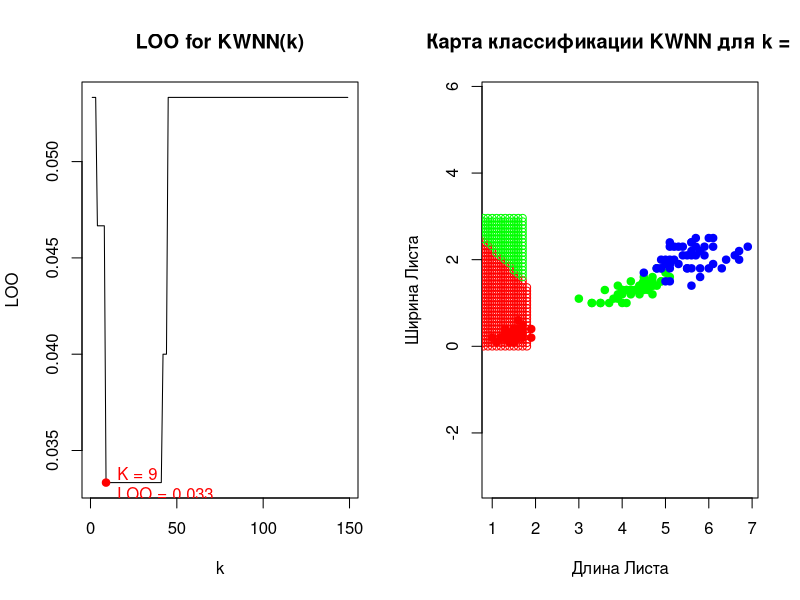

Source code (R): (Note: a time limit stopped this script after it produced the figure.)
euclideanDistance <- function(u, v)
{
  sqrt(sum(u - v)^2)
}

weightsKWNN = function(i, k)
{
  (k + 1 - i) / k
}

sortObjectByDist <- function(xl, z, metricFunction = euclideanDistance)
{
  l <- dim(xl)[1] #строки
  n <- dim(xl)[2] - 1 #столбцы
  distances <- rep(0, l)
  for (i in 1:l)
  {
    distances[i] <- c(metricFunction(xl[i, 1:n], z))
  }
  #сортировка выборки по расстоянию
  orderedXl <- xl[order(distances), ]
  return (orderedXl)
}

kwnn <- function(xl, z, k,orderedXl)
{
  
  n <- dim(orderedXl)[2] - 1 #размерность выборки по столбцам
  weights = rep(0,3)
  names(weights) <- c("setosa", "versicolor", "virginica")
  classes <- orderedXl[1:k, n+1] #берем к ближайших соседей
  
  for(i in 1:k)
  {
    weights[classes[i]]<-weightsKWNN(i,k)+weights[classes[i]];
  }
  class <- names(which.max(weights)) #возвращаем класс, соответствующий максимальному весу
  return (class)
}

LOO = function(xl,class) {
  n = dim(xl)[1]
  loo = rep(0, n-1)
  
  for(i in 1:(n)){
    X=xl[-i, 1:3]
    u=xl[i, 1:2]
    orderedXl <- sortObjectByDist(X, u)
    
    for(k in 1:(n-1)){
      test=kwnn(X,u,k,orderedXl)
      if(colors[test] != colors[class[i]]){
        loo[k] = loo[k]+1;
      }    
    } 
  }
  loo = loo / n
  x = 1:(length(loo))
  y = loo
  plot(x, y,main ="LOO for KWNN(k)", xlab="k", ylab="LOO", type = "l")
  
  min=which.min(loo)
  lOOmin=round(loo[min],3)
  
  points(min, loo[min], pch = 21, col = "red",bg = "red")
  label = paste("   K = ", min, "\n", "   LOO = ", lOOmin, sep = "")
  text( lOOmin, labels = label, pos=4, col = "red")
  map(min)
}

map = function(k){
  text <- paste("Карта классификации KWNN для k = ", k)
  plot(iris[, 3:4],main=text,xlab = "Длина Листа", ylab = "Ширина Листа", pch = 21, bg = colors[xl$Species], col = colors[xl$Species],asp='1')
  
  for(i in seq(0, 7, 0.1)){
    for(j in seq(0,3,0.08)){
      z <- c(i, j)
      orderedXl <- sortObjectByDist(xl, z)
      class <- kwnn(xl, z,k,orderedXl)
      points(z[1], z[2], pch = 1, bg = colors[class],col=colors[class])
      
    }
  }
}

par(mfrow = c(1, 2))
colors <- c("setosa" = "red", "versicolor" = "green", "virginica" = "blue")
xl <- iris[, 3:5] 
class <- iris[, 5]
LOO(xl,class)
